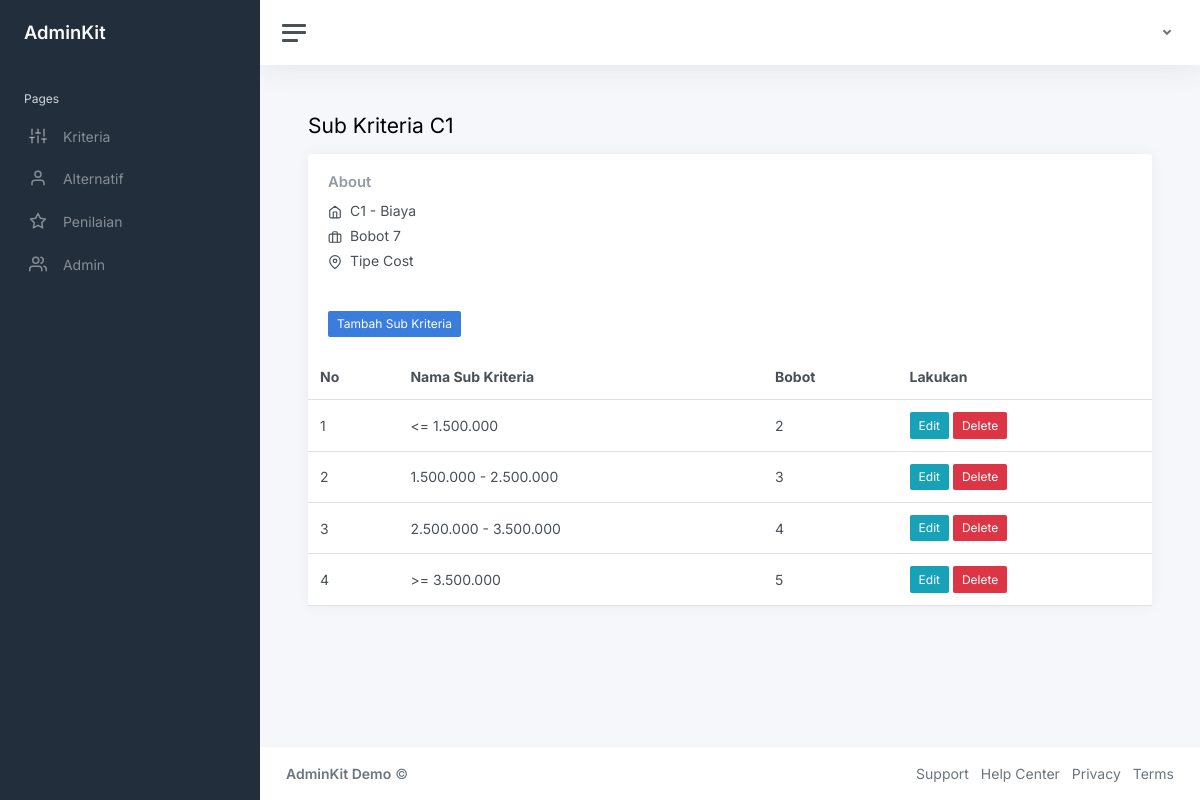
Page /Admin/listSubKriteria.php?id=C1 on the committed database.
### tables this page shows
CREATE TABLE `kriteria` (
  `kode_kriteria` varchar(10) NOT NULL,
  `nama_kriteria` varchar(50) NOT NULL,
  `bobot` int(11) NOT NULL,
  `tipe` varchar(10) NOT NULL
);

CREATE TABLE `subkriteria` (
  `id_sub_kriteria` int(11) NOT NULL,
  `kode_kriteria` varchar(50) NOT NULL,
  `nama_sub_kriteria` varchar(30) NOT NULL,
  `nilai` int(11) NOT NULL
);

### admin/listSubKriteria.php (the view, shortened to what this page needs)
<?php
    $kodeKriteria = $_GET['id'];
    include '../koneksi.php';
	include 'header.php';
    $sintaxKriteria = mysqli_query($koneksi, "SELECT * FROM kriteria where kode_kriteria='$kodeKriteria'") or die(mysqli_error($koneksi));
    if($data = mysqli_fetch_array($sintaxKriteria)){
        $namaKriteria = $data['nama_kriteria'];
        $bobot = $data['bobot'];
        $tipe = $data['tipe'];
    }else{
        header("Location:listKriteria.php");
    }
?>
			<main class="content">
				<div class="container-fluid p-0">
					<h1 class="h3 mb-3">Sub Kriteria <?php  echo $kodeKriteria; ?></h1>
					<div class="row">
						<div class="col-12 d-flex">
							<div class="card flex-fill">
								<div class="card-body">
									<h5 class="h6 card-title">About</h5>
									<ul class="list-unstyled mb-0">
										<li class="mb-1"><span data-feather="home" class="feather-sm me-1"></span> <?php echo $kodeKriteria." - ".$namaKriteria?></li>
										<li class="mb-1"><span data-feather="briefcase" class="feather-sm me-1"></span> <?php echo  "Bobot ".$bobot; ?></li>
										<li class="mb-1"><span data-feather="map-pin" class="feather-sm me-1"></span> <?php echo "Tipe ".$tipe; ?></li>
									</ul>
								</div>
								<div class="card-header">
                                <a href=<?php echo "addSubKriteria.php?id=".$kodeKriteria ?> class="btn btn-primary btn-sm">Tambah Sub Kriteria</a>
								</div>
								<table class="table table-hover my-0">
									<thead>
										<tr>
                                            <th>No</th>
                                            <th>Nama Sub Kriteria</th>
                                            <th>Bobot</th>
                                            <th>Lakukan</th>
										</tr>
									</thead>
									<tbody>
                                    <?php
                                        $mahasiswa = mysqli_query($koneksi, "SELECT * FROM subkriteria where kode_kriteria='$kodeKriteria' order by nilai") or die(mysqli_error($koneksi));
                                        $no = 1;
                                        foreach ( $mahasiswa as $row){
                                            echo "<tr>
                                                <td>".$no++."</td>
                                                <td>".$row['nama_sub_kriteria']."</td>
                                                <td>".$row['nilai']."</td>
                                                    <td>
                                                    <a href='editSubKriteria.php?id=".$row['id_sub_kriteria']."' class='btn btn-info btn-circle btn-sm'>
                                                        Edit
                                                    </a>
                                                    <a href='../action/deleteSubKriteria.php?id=".$row['id_sub_kriteria']."' class='btn btn-danger btn-circle btn-sm' name='hapus' onclick='return";
                                                        echo ' confirm("Apakah ingin menghapus subkriteria '.$row['nama_sub_kriteria'].'?")';
                                                        echo"'>Delete
                                                    </a>
                                                </td>
                                                </tr>";
                                        }
                                        ?>
									</tbody>
								</table>
							</div>
						</div>
					</div>
				</div>
			</main>
<?php
	include 'footer.php';
?>

### rows in the picture
kriteria: nama_kriteria "Biaya", bobot "7", tipe "Cost"
subkriteria: nama_sub_kriteria "<= 1.500.000", nilai "2"
subkriteria: nama_sub_kriteria "1.500.000 - 2.500.000", nilai "3"
subkriteria: nama_sub_kriteria "2.500.000 - 3.500.000", nilai "4"
subkriteria: nama_sub_kriteria ">= 3.500.000", nilai "5"

### other values in the picture
$kodeKriteria "C1"
